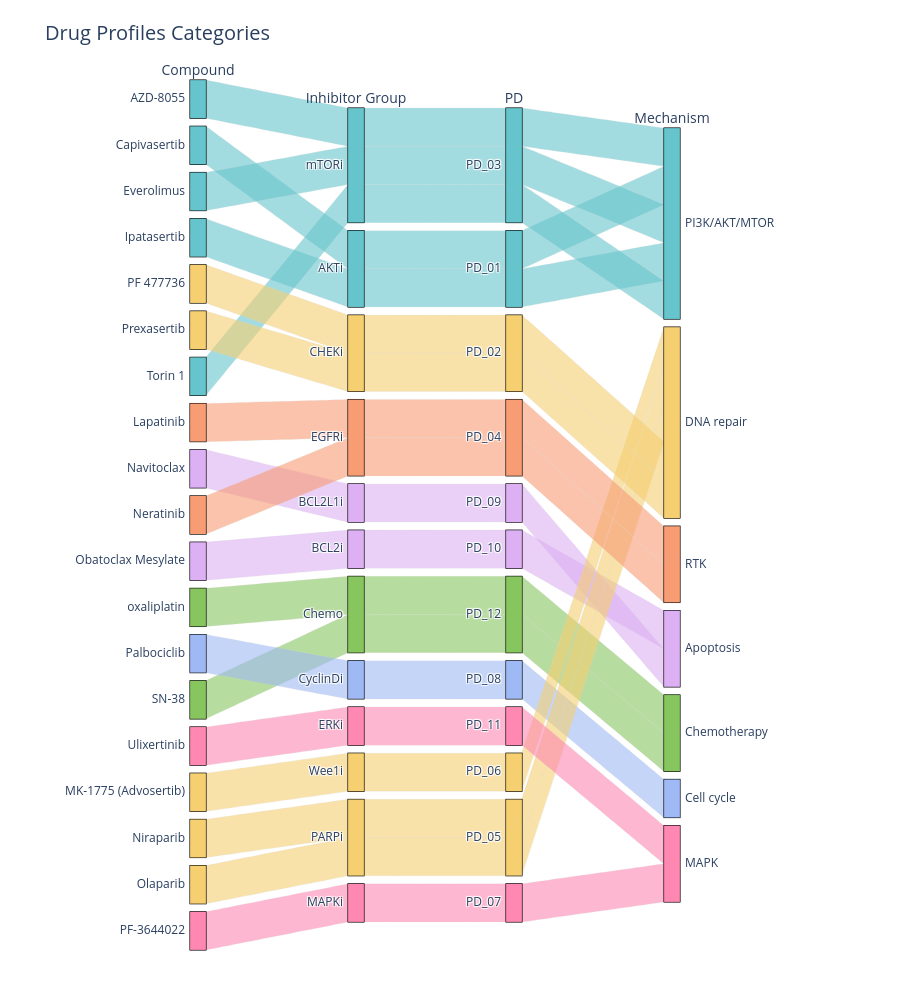
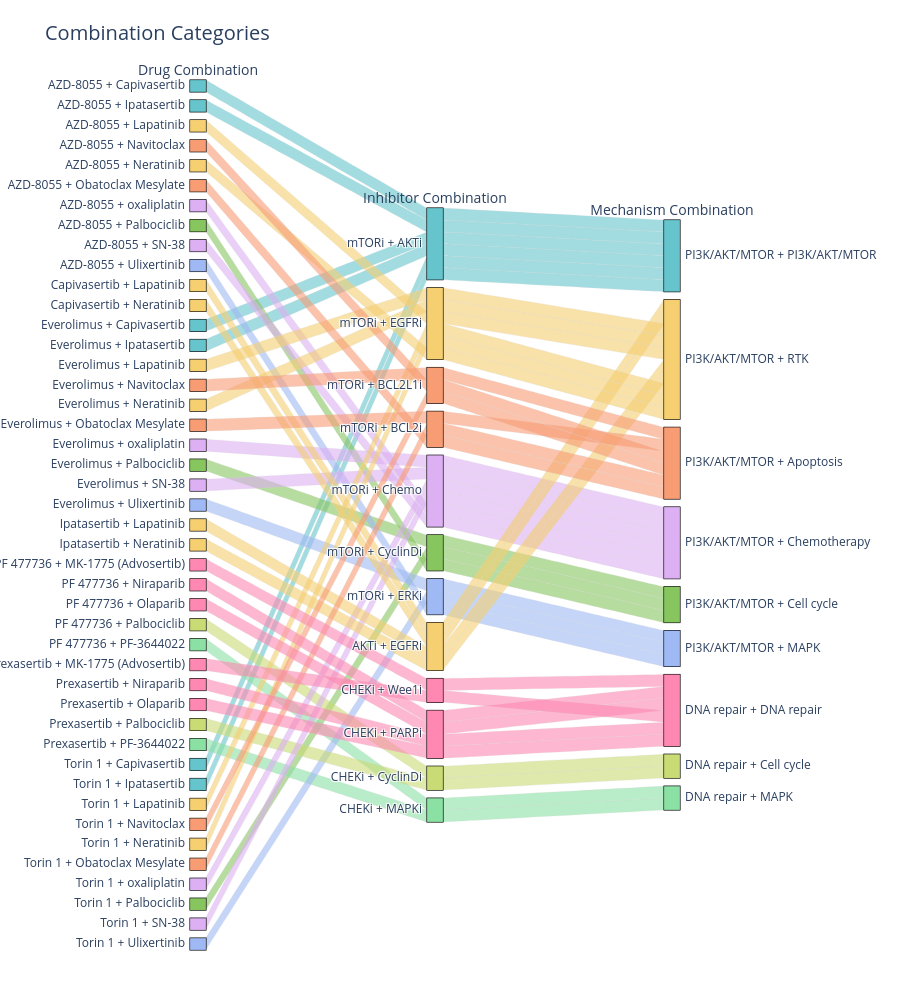

The notebook cell saved with these charts, in order:
### Code cell
from synco.plotting.profile_categories import make_profilecat_plots
make_profilecat_plots(str(results_dir), plots_dir=str(plots_dir), show=True,)

### Figure 1 — Plotly figure (JSON) as saved in the notebook; plotly's stock layout.template omitted (floating-point values rounded to 4 significant figures)
{"data": [{"dimensions": [{"label": "Compound", "values": ["AZD-8055", "Capivasertib", "Everolimus", "Ipatasertib", "PF 477736", "Prexasertib", "Torin 1", "Lapatinib", "Navitoclax", "Neratinib", "Obatoclax Mesylate", "oxaliplatin", "Palbociclib", "SN-38", "Ulixertinib", "MK-1775 (Advosertib)", "Niraparib", "Olaparib", "PF-3644022"]}, {"label": "Inhibitor Group", "values": ["mTORi", "AKTi", "mTORi", "AKTi", "CHEKi", "CHEKi", "mTORi", "EGFRi", "BCL2L1i", "EGFRi", "BCL2i", "Chemo", "CyclinDi", "Chemo", "ERKi", "Wee1i", "PARPi", "PARPi", "MAPKi"]}, {"label": "PD", "values": ["PD_03", "PD_01", "PD_03", "PD_01", "PD_02", "PD_02", "PD_03", "PD_04", "PD_09", "PD_04", "PD_10", "PD_12", "PD_08", "PD_12", "PD_11", "PD_06", "PD_05", "PD_05", "PD_07"]}, {"label": "Mechanism", "values": ["PI3K/AKT/MTOR", "PI3K/AKT/MTOR", "PI3K/AKT/MTOR", "PI3K/AKT/MTOR", "DNA repair", "DNA repair", "PI3K/AKT/MTOR", "RTK", "Apoptosis", "RTK", "Apoptosis", "Chemotherapy", "Cell cycle", "Chemotherapy", "MAPK", "DNA repair", "DNA repair", "DNA repair", "MAPK"]}], "hoverinfo": "all", "hoveron": "color", "labelfont": {"size": 14}, "line": {"color": ["rgb(102, 197, 204)", "rgb(102, 197, 204)", "rgb(102, 197, 204)", "rgb(102, 197, 204)", "rgb(246, 207, 113)", "rgb(246, 207, 113)", "rgb(102, 197, 204)", "rgb(248, 156, 116)", "rgb(220, 176, 242)", "rgb(248, 156, 116)", "rgb(220, 176, 242)", "rgb(135, 197, 95)", "rgb(158, 185, 243)", "rgb(135, 197, 95)", "rgb(254, 136, 177)", "rgb(246, 207, 113)", "rgb(246, 207, 113)", "rgb(246, 207, 113)", "rgb(254, 136, 177)"]}, "type": "parcats"}], "layout": {"font": {"size": 14}, "height": 1000, "margin": {"b": 50, "l": 150, "r": 180, "t": 80}, "title": {"text": "Drug Profiles Categories"}, "width": 900}}

### Figure 2 — Plotly figure (JSON) as saved in the notebook; plotly's stock layout.template omitted (floating-point values rounded to 4 significant figures; data arrays with more than 128 entries replaced by an {"elided": "..."} marker saying what was removed)
{"data": [{"dimensions": [{"label": "Drug Combination", "values": {"elided": "704 str values"}}, {"label": "Inhibitor Combination", "values": {"elided": "704 str values"}}, {"label": "Mechanism Combination", "values": {"elided": "704 str values"}}], "hoverinfo": "all", "hoveron": "color", "labelfont": {"size": 14}, "line": {"color": {"elided": "704 str values"}}, "type": "parcats"}], "layout": {"font": {"size": 14}, "height": 1000, "margin": {"b": 50, "l": 150, "r": 180, "t": 80}, "title": {"text": "Combination Categories"}, "width": 900}}
